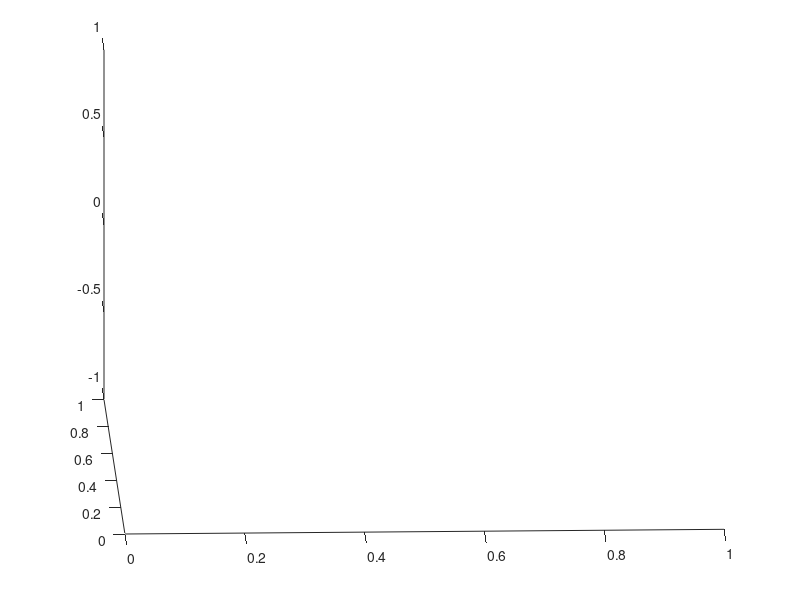

This figure's MATLAB source: (Note: this script raises an error after producing the figure.)
clear all;
%warning off all;
clc;
tau_1=0.5;
tau_2=0.25;
omega_e_free=0;

sys = @(t,z) PLLSys(t, z, tau_1, tau_2, omega_e_free);
len = 20;
%xoverFcn = @(t, z) Event(t, z);
%options = odeset('RelTol', 1.e-3, 'AbsTol', 1.e-3, 'events', xoverFcn);
view(-2,21);


hold on;
step=1;
for x_1_initial=-3.1:step:3
    for x_2_initial=-6:step:6.2
        for theta_e_initial=-pi:step:pi
            min=0;max=0;
            xoverFcn = @(t, z) Event(t, z, theta_e_initial);
            options = odeset('RelTol', 1.e-3, 'AbsTol', 1.e-3, 'events', xoverFcn);
            [T,Y] = ode15s(sys, [0 len], [theta_e_initial x_1_initial x_2_initial], options);
            %min_y = min(Y(:,1,1));
            %max_y = max(Y(:,1,1));
            min=theta_e_initial;
            max=theta_e_initial;
            
            for i=1:length(T)
                if(Y(i,1)>max) max=Y(i,1);
                end
                if(Y(i,1)<min) min=Y(i,1);
                end
            end
            
            if(max-min<2*pi)
                scatter3(theta_e_initial, x_1_initial, x_2_initial, 'green', 'LineWidth', 1);
                plot3(Y(:, 1), Y(:, 2), Y(:, 3), 'blue', 'LineWidth', 1);
            end
        end
    end
end

xlabel('\textbf{$\theta_e$}','Interpreter','latex', 'fontsize',20);
ylabel('\textbf{$x_1$}','Interpreter','latex', 'fontsize',20,'rotation',0);
zlabel('\textbf{$x_2$}','Interpreter','latex', 'fontsize',20,'rotation',0);
grid on;
clear T Y;

function [value,isterminal,direction] = Event( t, z, initial_theta_e)

% 1 - theta_e
% 2 - x_1
% 3 - x_2
theta_e = z(1);
x1 = z(2);
x2 = z(3);
is_in_equilibria = abs(theta_e - round(theta_e/2/pi)*2*pi) ...
    + abs(x1) + abs(x2) < 1.e-4;
is_cycle_slipping = abs(initial_theta_e - theta_e) > 2*pi;
if (is_in_equilibria || is_cycle_slipping)
    value = 0;
else 
    value = 1;
end
isterminal=1;
direction=0;

end

function dz = PLLSys(t, z,tau_1,tau_2,omega_e_free)

dz = zeros(3,1);

% 1 - theta_e
% 2 - x_1
% 3 - x_2
theta_e = z(1);
x1 = z(2);
x2 = z(3);


%TODO pass this from arguments
k_vco = 1;

dx1 = sin(theta_e);
dx2 = - tau_1 * x2 + sin(theta_e);
dtheta_e = omega_e_free - k_vco * (...
    1 / tau_1 * x1 + (tau_1 * tau_2 - 1) / tau_1 * x2 + sin(theta_e)...
    );

dz(1) = dtheta_e;
dz(2) = dx1;
dz(3) = dx2;

end

